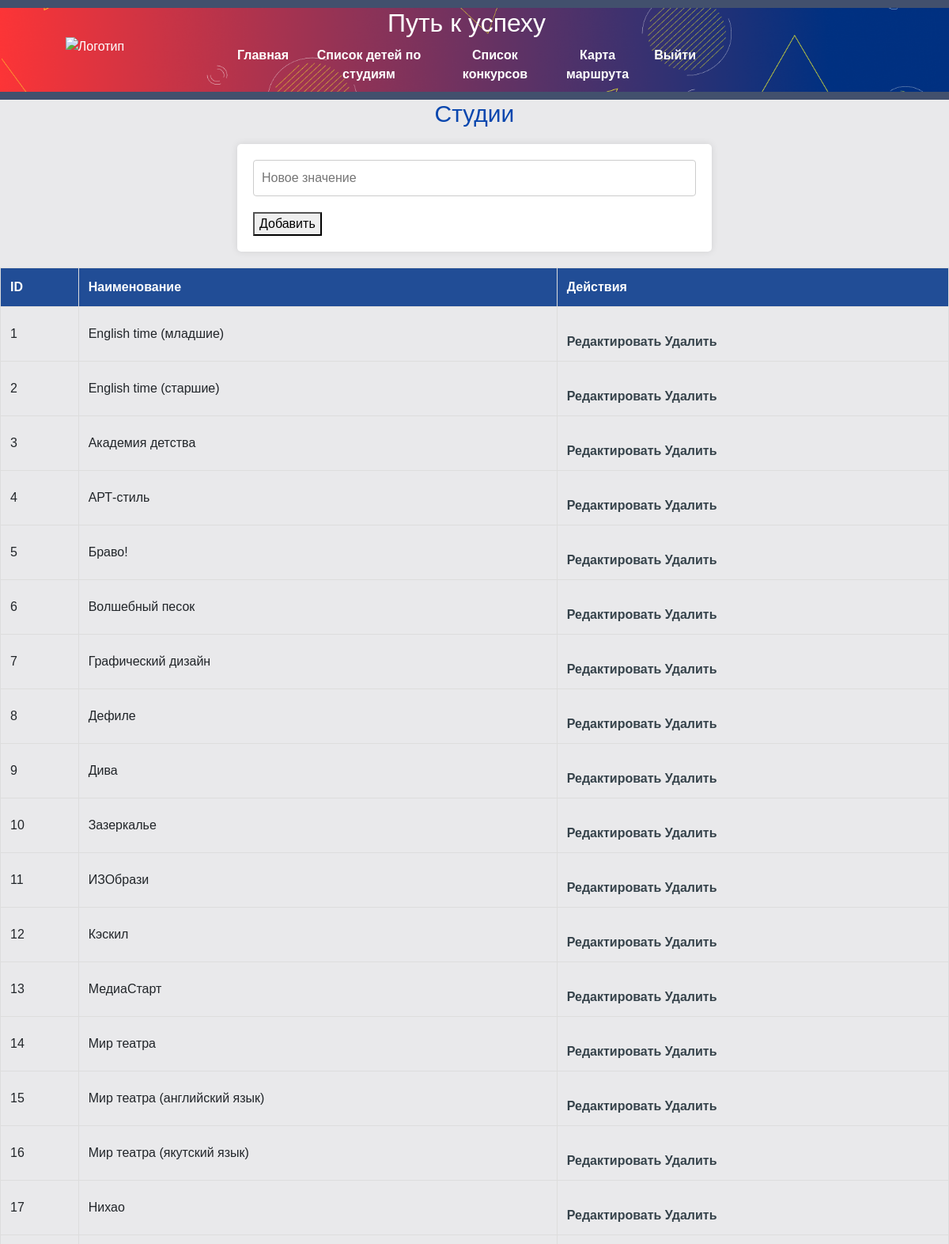
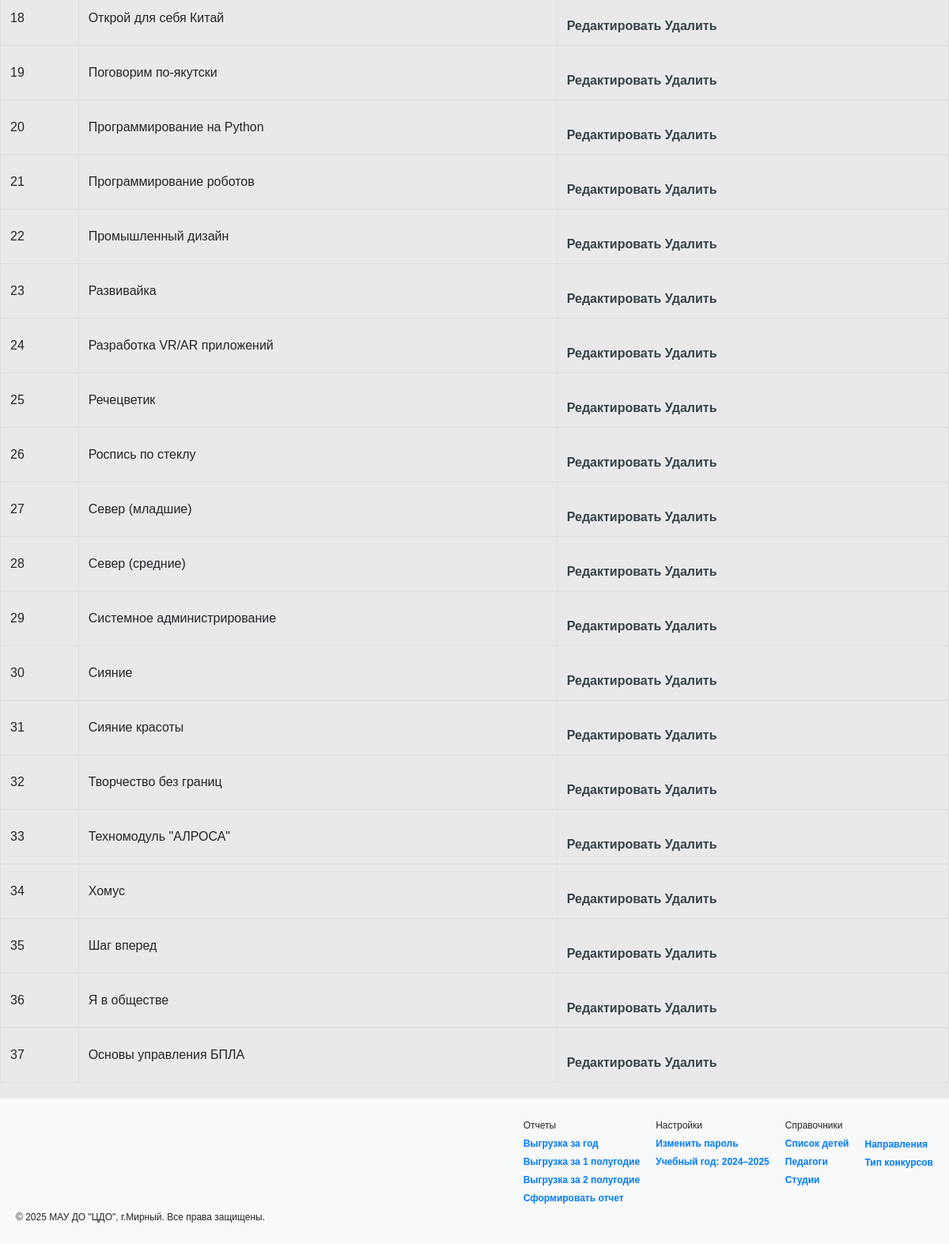
Page /reference/studya (signed in) on the committed database (2 pictures, top to bottom).
### tables this page shows
CREATE TABLE spr_studya (
        id INTEGER PRIMARY KEY AUTOINCREMENT,
        name TEXT NOT NULL UNIQUE
    );

### flask_app.py (the view)
@app.route('/reference/<ref_type>')
def reference(ref_type):
    tables = {
        'event_type': 'event_type',
        'napravlenie': 'spr_napravlenie',
        'studya': 'spr_studya',
        'teacher': 'teacher'
    }
    if ref_type not in tables:
        flash("Неизвестный справочник", "error")
        return redirect(url_for('index'))
    table_name = tables[ref_type]
    conn = get_db_connection()
    conn.row_factory = sqlite3.Row
    cursor = conn.cursor()
    cursor.execute(f"SELECT * FROM {table_name}")
    items = [dict(row) for row in cursor.fetchall()]
    conn.close()
    titles = {
        'event_type': 'Типы конкурсов',
        'napravlenie': 'Направления',
        'studya': 'Студии',
        'teacher': 'Педагоги'
    }
    return render_template('reference.html', items=items, title=titles[ref_type], ref_type=ref_type)

### flask_app.py (called while the page is built)
@app.before_request
def before_request():
    if 'username' not in session and request.endpoint not in ['login', 'static']:
        return redirect(url_for('login'))
    if 'username' in session and request.endpoint not in ['login', 'static']:
        username = session['username']
        year_1, year_2 = get_user_year_settings(username)
        session['year_1'] = year_1
        session['year_2'] = year_2
        session.modified = True

### sql_utils/crud_db.py (called while the page is built)
def get_user_year_settings(username):
    try:
        conn = get_db_connection()
        cursor = conn.cursor()
        cursor.execute("""
             SELECT year_1, year_2 FROM user_settings
             WHERE user=?
             ORDER BY id DESC
             LIMIT 1
         """, (username,))
        result = cursor.fetchone()
        if result:
            return result[0], result[1]
        return 2024, 2025  # значения по умолчанию
    except Exception as e:
        flash(f'Ошибка получения настроек пользователя: {e}', 'error')
        return 2024, 2025
    finally:
        conn.close()

### sql_utils/db_helpers.py (called while the page is built)
def get_db_connection():
    conn = sqlite3.connect('date_source.db')
    conn.row_factory = sqlite3.Row
    return conn

### templates/reference.html (shortened to what this page needs)
{% extends 'base.html' %}
{% block content %}
<h2>{{ title }}</h2>
<form method="POST" action="{{ url_for('add_reference', ref_type=ref_type) }}">
    <input type="text" name="name" placeholder="Новое значение" required>
    <button type="submit">Добавить</button>
</form>
<table class="reference-table">
    <thead>
        <tr>
            <th>ID</th>
            <th>Наименование</th>
            <th>Действия</th>
        </tr>
    </thead>
    <tbody>
        {% for item in items %}
        <tr>
            <td>{{ item.id }}</td>
            <td>{{ item.name }}</td>
            <td>
                <a href="{{ url_for('edit_reference', ref_type=ref_type, id=item.id) }}">Редактировать</a>
                <a href="{{ url_for('delete_reference', ref_type=ref_type, id=item.id) }}" onclick="return confirm('Удалить?')">Удалить</a>
            </td>
        </tr>
        {% endfor %}
    </tbody>
</table>
{% endblock %}

### static/styles.css (style rules this page uses)
html, body { margin: 0; }
body { font-family: Arial, sans-serif; margin: 0; padding: 0; background-color: #E9E9EB; width: 100%; box-sizing: border-box; }
h2 { text-align: center; color: #0846AE; font-size: 30px; }
table { width: 100%; border-collapse: collapse; margin: 20px 0; }
table, th, td { border: 1px solid #ddd; }
th, td { padding: 12px; text-align: left; }
th { background-color: #214D96; color: white; }
form { background: #ffffff; border-radius: 5px; padding: 20px; box-shadow: 0 0 10px rgba(0, 0, 0, 0.1); max-width: 600px; margin: 20px auto; }
select, input[type="date"], input[type="text"], input[type="file"] { width: 100%; padding: 10px; margin-bottom: 20px; border: 1px solid #ccc; border-radius: 4px; box-sizing: border-box; }
a { display: inline-block; margin-top: 20px; text-decoration: none; color: #35424a; font-weight: bold; }

### rows in the picture
spr_studya: id "1", name "English time (младшие)"
spr_studya: id "2", name "English time (старшие)"
spr_studya: id "3", name "Академия детства"
spr_studya: id "4", name "АРТ-стиль"
spr_studya: id "5", name "Браво!"
spr_studya: id "6", name "Волшебный песок"
spr_studya: id "7", name "Графический дизайн"
spr_studya: id "8", name "Дефиле"
spr_studya: id "9", name "Дива"
spr_studya: id "10", name "Зазеркалье"
spr_studya: id "11", name "ИЗОбрази"
spr_studya: id "12", name "Кэскил"
spr_studya: id "13", name "МедиаСтарт"
spr_studya: id "14", name "Мир театра"
spr_studya: id "15", name "Мир театра (английский язык)"
spr_studya: id "16", name "Мир театра (якутский язык)"
spr_studya: id "17", name "Нихао"
spr_studya: id "18", name "Открой для себя Китай"
spr_studya: id "19", name "Поговорим по-якутски"
spr_studya: id "20", name "Программирование на Python"
spr_studya: id "21", name "Программирование роботов"
spr_studya: id "22", name "Промышленный дизайн"
spr_studya: id "23", name "Развивайка"
spr_studya: id "24", name "Разработка VR/AR приложений"
spr_studya: id "25", name "Речецветик"
spr_studya: id "26", name "Роспись по стеклу"
spr_studya: id "27", name "Север (младшие)"
spr_studya: id "28", name "Север (средние)"
spr_studya: id "29", name "Системное администрирование"
spr_studya: id "30", name "Сияние"
spr_studya: id "31", name "Сияние красоты"
spr_studya: id "32", name "Творчество без границ"
spr_studya: id "33", name "Техномодуль \"АЛРОСА\""
spr_studya: id "34", name "Хомус"
spr_studya: id "35", name "Шаг вперед"
spr_studya: id "36", name "Я в обществе"
spr_studya: id "37", name "Основы управления БПЛА"

### other values in the picture
{{ title }} "Студии"
{{ session.year_1 }} "2024"
{{ session.year_2 }} "2025"
